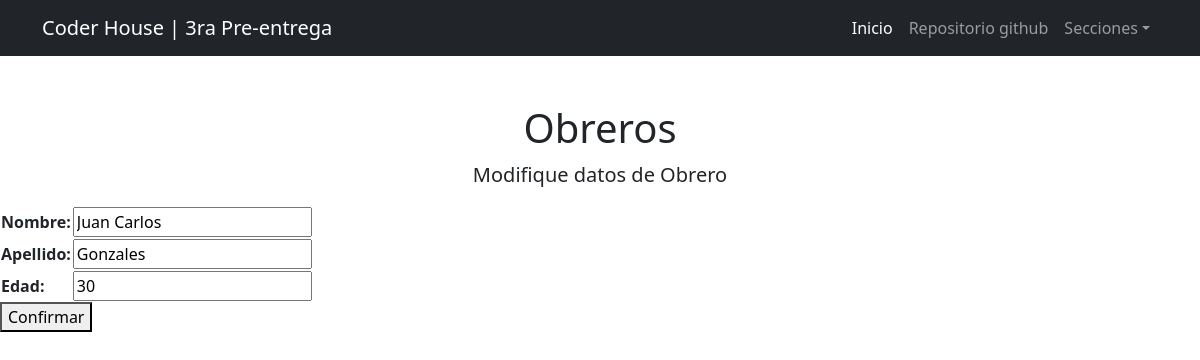
Screenshot of /informacion/obrero/modificar/1 with the database file from the repository.
### empleados/models.py (models this page shows, shortened)
class Obrero(models.Model):
    nombre = models.CharField(max_length=30)
    apellido = models.CharField(max_length=30)
    edad = models.SmallIntegerField()

### empleados/views.py (the view)
# urls.py: path("obrero/modificar/<int:pk>", views.obrero_update, name="obrero_update"),
def obrero_update(request, pk: int):
    consulta = Obrero.objects.get(id=pk)
    if request.method == "POST":
        form = ObreroForm(request.POST, instance=consulta)
        if form.is_valid():
            form.save()
            return redirect("empleados:obrero_list")
    else:
        form = ObreroForm(instance=consulta)
    return render(request, "empleados/obrero_form.html", {"form": form})

### empleados/forms.py
class ObreroForm(forms.ModelForm):
    class Meta:
        model = models.Obrero
        fields = ["nombre", "apellido", "edad"]

### empleados/templates/empleados/obrero_form.html (shortened to what this page needs)
{% extends 'home/base.html' %}
{% block body_title %}
Obreros
{% endblock body_title %}
{% block body_subtitle %}
{% if form.instance.pk %}
    Modifique datos de Obrero
{% else %}
    Crear un Obrero nuevo
{% endif %}
{% endblock body_subtitle %}
{% block content %}
    <form method="post">
        <table>
            {{form.as_table}}
        </table>
        <button type="submit">Confirmar</button>
    </form>
{% endblock content %}

### rows the page displays
Obrero: nombre "Juan Carlos", apellido "Gonzales", edad "30"
